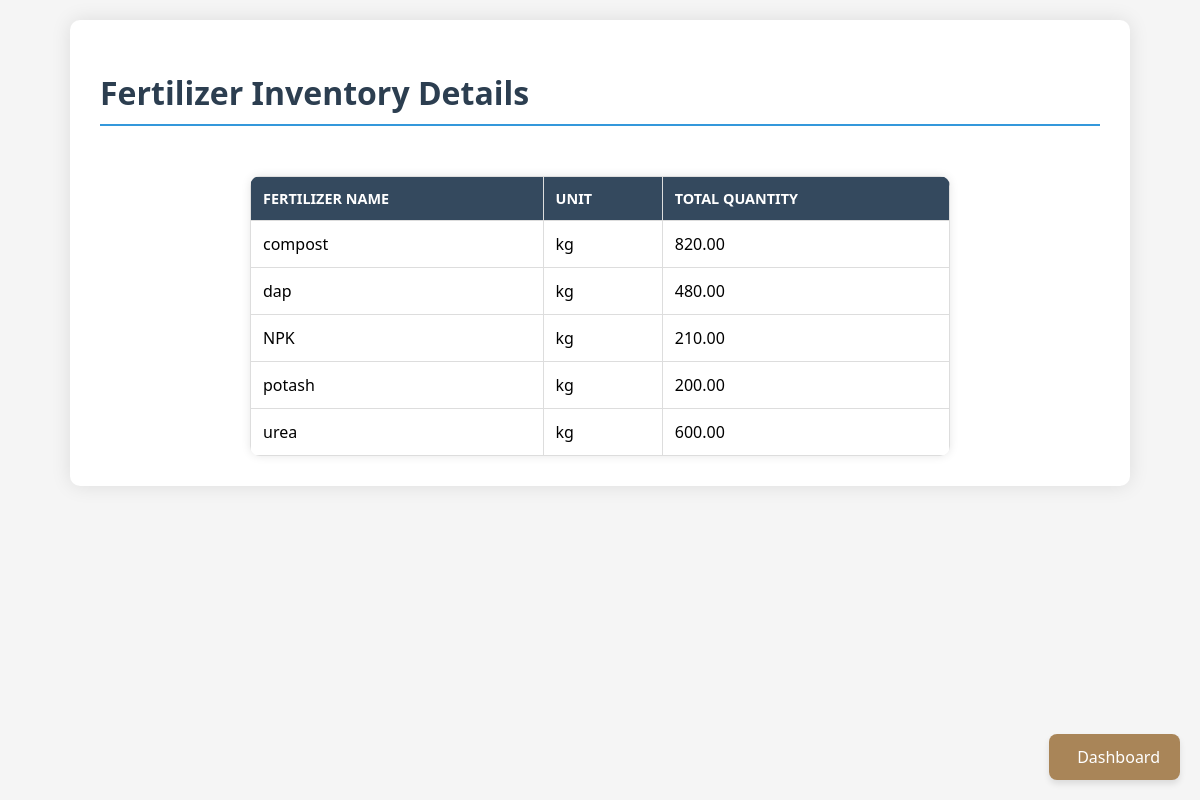
Page /fertilizer_view.php (signed in) on the committed database.
### tables this page shows
CREATE TABLE `fertilizer_inventory` (
  `fertilizer_name` varchar(255) NOT NULL,
  `unit` varchar(50) NOT NULL,
  `total_quantity` decimal(10,2) NOT NULL,
  `created_at` timestamp NULL DEFAULT CURRENT_TIMESTAMP,
  PRIMARY KEY (`fertilizer_name`)
);

### fertilizer_view.php (the view, shortened to what this page needs)
<?php
require 'db.php';
$inventoryDetails = [];
try {
    $sql = "SELECT fertilizer_name, unit, total_quantity FROM fertilizer_inventory ORDER BY fertilizer_name";
    $result = $conn->query($sql);
    if ($result->num_rows > 0) {
        while ($row = $result->fetch_assoc()) {
            $inventoryDetails[] = $row;
        }
    }
} catch (Exception $e) {
    error_log("Database error fetching fertilizer inventory details: " . $e->getMessage());
    echo "Error fetching fertilizer inventory details.";
    $inventoryDetails = [];
} finally {
    $conn->close();
}
?>
<!DOCTYPE html>
<html lang="en">
<head>
    <link rel="stylesheet" href="css/fertilizer_view.css">
</head>
<body>
    <div class="container view-container">
        <h1>Fertilizer Inventory Details</h1>
        <div class="table-wrapper">
            <table class="inventory-details-table">
                <thead>
                    <tr>
                        <th>Fertilizer Name</th>
                        <th>Unit</th>
                        <th>Total Quantity</th>
                    </tr>
                </thead>
                <tbody>
                    <?php if (empty($inventoryDetails)): ?>
                        <tr><td colspan="3">No fertilizer inventory data found.</td></tr>
                    <?php else: ?>
                        <?php foreach ($inventoryDetails as $detail): ?>
                            <tr>
                                <td><?php echo htmlspecialchars($detail['fertilizer_name']); ?></td>
                                <td><?php echo htmlspecialchars($detail['unit']); ?></td>
                                <td><?php echo htmlspecialchars($detail['total_quantity']); ?></td>
                            </tr>
                        <?php endforeach; ?>
                    <?php endif; ?>
                </tbody>
            </table>
        </div>
    </div>
    <a href="dashboard.php" class="dashboard-button">
        <i class="fas fa-home"></i> Dashboard
    </a>
</body>
</html>

### css/fertilizer_view.css (style rules this page uses)
body { font-family: 'Segoe UI', Tahoma, Geneva, Verdana, sans-serif; margin: 20px; background-color: #f5f5f5; }
.container { max-width: 1000px; margin: 0 auto; background: white; padding: 30px; border-radius: 10px; box-shadow: 0 0 20px rgba(0, 0, 0, 0.1); }
h1 { color: #2c3e50; margin-bottom: 30px; border-bottom: 2px solid #3498db; padding-bottom: 10px; }
.table-wrapper { display: flex; justify-content: center; width: 100%; }
.inventory-details-table { width: 70%; border-collapse: collapse; margin-top: 20px; border-radius: 10px; overflow: hidden; box-shadow: 0 0 10px rgba(0, 0, 0, 0.1); }
.inventory-details-table th, .inventory-details-table td { border: 1px solid #ddd; padding: 12px; text-align: left; }
.inventory-details-table th { background-color: #34495e; color: white; font-weight: bold; text-transform: uppercase; font-size: 0.9em; }
.dashboard-button { display: flex; align-items: center; justify-content: center; position: fixed; bottom: 20px; right: 20px; background-color: #a98558; color: white; padding: 12px 20px; border-radius: 8px; text-decoration: none; font-size: 16px; font-weight: 500; box-shadow: 0 4px 6px rgba(0, 0, 0, 0.1); z-index: 1000; transition: background-color 0.3s ease, transform 0.2s ease, box-shadow 0.3s ease; border: none; cursor: pointer; }

### rows in the picture
fertilizer_inventory: fertilizer_name "compost", unit "kg", total_quantity "820.00"
fertilizer_inventory: fertilizer_name "dap", unit "kg", total_quantity "480.00"
fertilizer_inventory: fertilizer_name "NPK", unit "kg", total_quantity "210.00"
fertilizer_inventory: fertilizer_name "potash", unit "kg", total_quantity "200.00"
fertilizer_inventory: fertilizer_name "urea", unit "kg", total_quantity "600.00"
